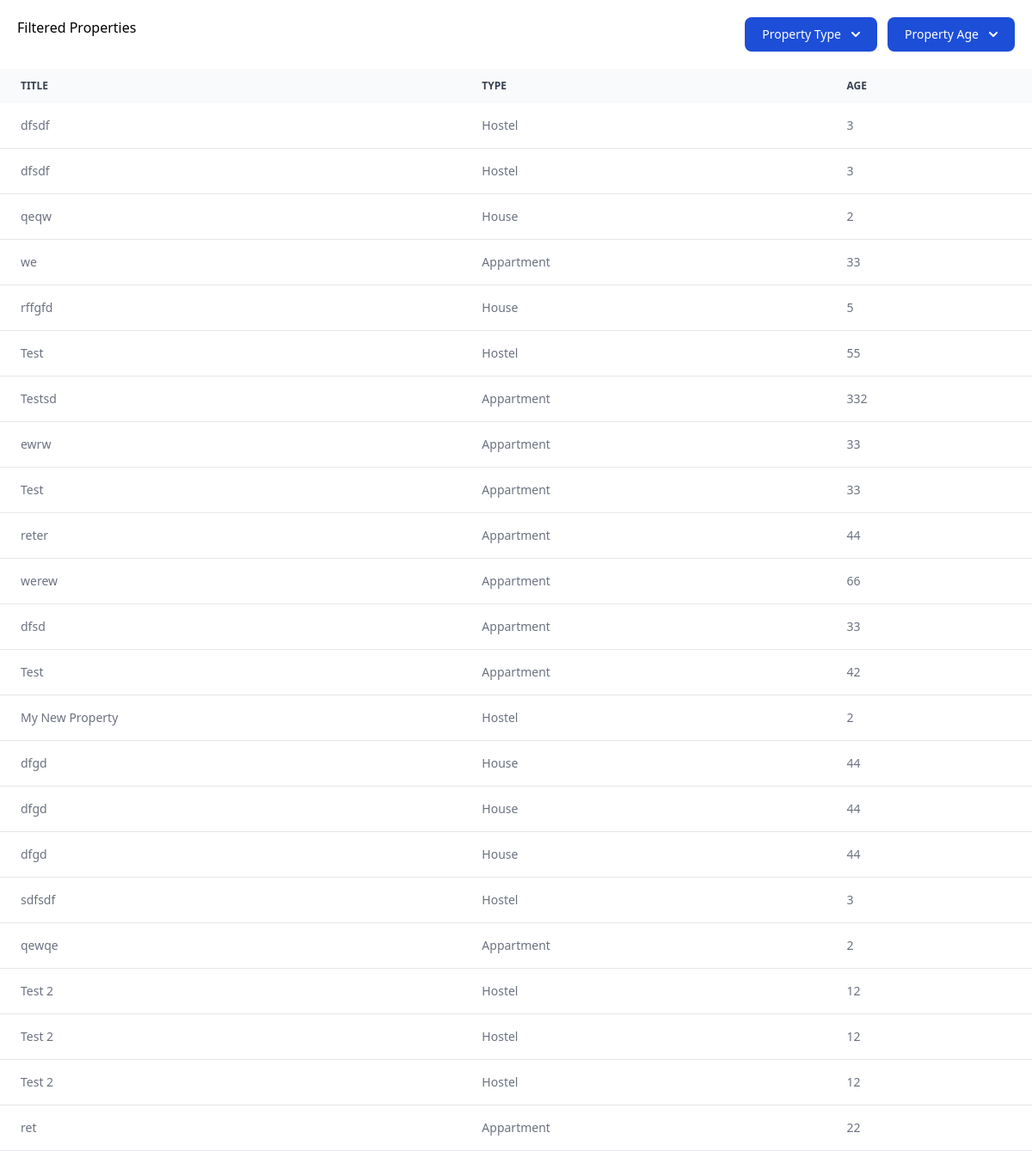
Page /properties/list/ on the committed database.
### property/models.py (models this page shows, shortened)
class Property(models.Model):
    id = models.AutoField(primary_key=True)
    title = models.CharField(max_length=100)
    description = models.TextField()
    type = models.CharField(
        max_length=20,
        choices=PropertyType.choices,
        default=PropertyType.APPARTMENT,
    )
    age = models.IntegerField(default=0)

### property/views.py (the view)
# urls.py: path('list/', views.list_view, name='listing'),
def list_view(request: HttpRequest):
    properties = Property.objects
    query = request.GET
    if query:
        properties = properties.filter(
            age=query['age'] if 'age' in query else None,
            type__iexact=query['type'] if 'type' in query else None,
        )
    properties = properties.order_by('-id')
    return render(
        request,
        'property/list.html',
        {
            'properties': properties,
            'ages': range(1, 60),
            'query': query
        }
    )

### property/templates/property/list.html (shortened to what this page needs)
<!DOCTYPE html>
<html lang="en">
<head>
    <script src="https://cdn.tailwindcss.com"></script>
    <link href="https://cdn.jsdelivr.net/npm/flowbite@2.5.1/dist/flowbite.min.css" rel="stylesheet" />
</head>
<body>
<div class="grid grid-cols-2 gap-4 px-5 py-5">
    <div><h2>Filtered Properties</h2></div>
    <div class="flex justify-end">
        <div class="mx-3">
            <button id="dropdownHoverButton1" data-dropdown-toggle="dropdownPropertyType" data-dropdown-trigger="hover" class="text-white bg-blue-700 hover:bg-blue-800 focus:ring-4 focus:outline-none focus:ring-blue-300 font-medium rounded-lg text-sm px-5 py-2.5 text-center inline-flex items-center dark:bg-blue-600 dark:hover:bg-blue-700 dark:focus:ring-blue-800" type="button">
                Property Type <svg class="w-2.5 h-2.5 ms-3" aria-hidden="true" xmlns="http://www.w3.org/2000/svg" fill="none" viewBox="0 0 10 6">
                <path stroke="currentColor" stroke-linecap="round" stroke-linejoin="round" stroke-width="2" d="m1 1 4 4 4-4"></path>
                </svg>
            </button>
        </div>
        <div>
            <button id="dropdownHoverButton" data-dropdown-toggle="dropdownHover" data-dropdown-trigger="hover" class="text-white bg-blue-700 hover:bg-blue-800 focus:ring-4 focus:outline-none focus:ring-blue-300 font-medium rounded-lg text-sm px-5 py-2.5 text-center inline-flex items-center dark:bg-blue-600 dark:hover:bg-blue-700 dark:focus:ring-blue-800" type="button">
                Property Age <svg class="w-2.5 h-2.5 ms-3" aria-hidden="true" xmlns="http://www.w3.org/2000/svg" fill="none" viewBox="0 0 10 6">
                <path stroke="currentColor" stroke-linecap="round" stroke-linejoin="round" stroke-width="2" d="m1 1 4 4 4-4"></path>
                </svg>
            </button>
        </div>
    </div>
</div>
<div class="relative overflow-x-auto">
<table class="w-full text-sm text-left rtl:text-right text-gray-500 dark:text-gray-400">
<thead class="text-xs text-gray-700 uppercase bg-gray-50 dark:bg-gray-700 dark:text-gray-400">
<tr>
    <th scope="col" class="px-6 py-3">Title</th>
    <th scope="col" class="px-6 py-3">Type</th>
    <th scope="col" class="px-6 py-3">Age</th>
</tr>
</thead>
{% for property in properties %}
    <tr class="bg-white border-b dark:bg-gray-800 dark:border-gray-700">
        <td class="px-6 py-4">{{ property.title }}</td>
        <td class="px-6 py-4">{{ property.type }}</td>
        <td class="px-6 py-4">{{ property.age }}</td>
    </tr>
{% endfor %}
</table>
</div>
</body>
</html>

### rows in the picture
Property: title "dfsdf", type "Hostel", age "3"
Property: title "dfsdf", type "Hostel", age "3"
Property: title "qeqw", type "House", age "2"
Property: title "we", type "Appartment", age "33"
Property: title "rffgfd", type "House", age "5"
Property: title "Test", type "Hostel", age "55"
Property: title "Testsd", type "Appartment", age "332"
Property: title "ewrw", type "Appartment", age "33"
Property: title "Test", type "Appartment", age "33"
Property: title "reter", type "Appartment", age "44"
Property: title "werew", type "Appartment", age "66"
Property: title "dfsd", type "Appartment", age "33"
Property: title "Test", type "Appartment", age "42"
Property: title "My New Property", type "Hostel", age "2"
Property: title "dfgd", type "House", age "44"
Property: title "dfgd", type "House", age "44"
Property: title "dfgd", type "House", age "44"
Property: title "sdfsdf", type "Hostel", age "3"
Property: title "qewqe", type "Appartment", age "2"
Property: title "Test 2", type "Hostel", age "12"
Property: title "Test 2", type "Hostel", age "12"
Property: title "Test 2", type "Hostel", age "12"
Property: title "ret", type "Appartment", age "22"
